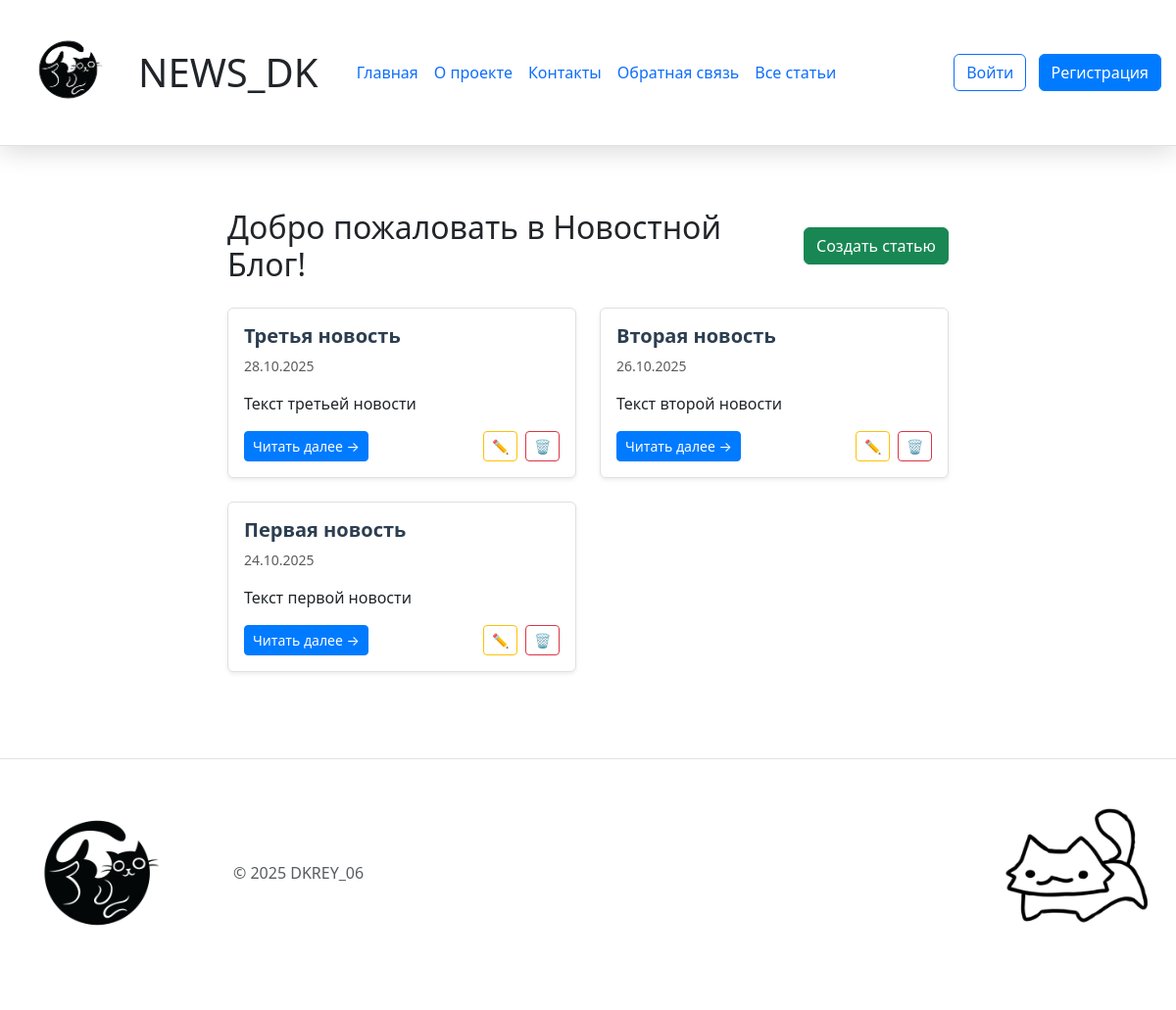
The page / on the database its author committed.
### 3.UPG_News_Blog_DK/models.py (models this page shows)
class Article(db.Model):
    __tablename__ = 'article'
    id = db.Column(db.Integer, primary_key=True)
    title = db.Column(db.String(200), nullable=False)
    text = db.Column(db.Text, nullable=False)
    created_date = db.Column(db.DateTime, default=datetime.now)
    user_id = db.Column(db.Integer, db.ForeignKey('user.id'), nullable=False)
    category = db.Column(db.String(50), nullable=False, default='general')
    comments = db.relationship('Comment', backref='article', lazy=True, cascade='all, delete-orphan')

### 3.UPG_News_Blog_DK/app.py (the view)
@app.route("/")
def index():
    articles = get_articles()
    return render_template('index.html', articles=articles)

### 3.UPG_News_Blog_DK/app.py (called while the page is built)
def get_articles(category=None):
    query = Article.query
    if category:
        query = query.filter_by(category=category)
    articles_from_db = query.order_by(Article.created_date.desc()).all()
    articles = []
    for article in articles_from_db:
        articles.append({
            'id': article.id,
            'title': article.title,
            'date': article.created_date,
            'preview': article.text[:100] + '...' if len(article.text) > 100 else article.text,
            'content': article.text,
            'author': article.author.name,
            'category': article.category
        })
    return articles

def get_categories():
    categories = db.session.query(Article.category).distinct().all()
    return [category[0] for category in categories]

@app.context_processor
def inject_today():
    return {'today': datetime.now().date()}

@app.context_processor
def inject_categories():
    categories = get_categories()
    return {'categories': categories}

@app.context_processor
def inject_current_user():
    return {'current_user': current_user}

### 3.UPG_News_Blog_DK/templates/index.html (shortened to what this page needs)
{% extends 'base.html' %}
{% block content %}
<div class="container">
	<div class="row align-items-center mb-4">
		<div class="col">
			<h2 class="mb-0">Добро пожаловать в Новостной Блог!</h2>
		</div>
		<div class="col-auto">
			<a href="{{ url_for('create_article') }}" class="btn btn-success">Создать статью</a>
		</div>
	</div>
	<div class="row">
		{% for article in articles %}
		<div class="col-lg-6 mb-4">
			<div class="card news-card h-100 shadow-sm">
				<div class="card-body d-flex flex-column">
					<div class="d-flex justify-content-between align-items-start mb-2">
						<h5 class="card-title mb-0">{{ article.title }}</h5>
					</div>
					<p class="card-text text-muted small mb-3">
						 {{ article.date.strftime('%d.%m.%Y') }}
					</p>
					<p class="card-text mb-3 flex-grow-1">{{ article.preview }}</p>
					<div class="mt-auto">
						<div class="d-flex justify-content-between align-items-center">
							<a href="{{ url_for('news', id=article.id) }}" class="btn btn-primary btn-sm">
								Читать далее →
							</a>
							<div>
								<a href="{{ url_for('edit_article', id=article.id) }}"
									class="btn btn-outline-warning btn-sm me-1">
									✏️
								</a>
								<form action="{{ url_for('delete_article', id=article.id) }}" method="POST"
									class="d-inline" onsubmit="return confirm('Удалить статью?')">
									<button type="submit" class="btn btn-outline-danger btn-sm">
										🗑️
									</button>
								</form>
							</div>
						</div>
					</div>
				</div>
			</div>
		</div>
		{% endfor %}
	</div>
</div>
{% endblock %}

### 3.UPG_News_Blog_DK/static/css/main.css (style rules this page uses)
body { background-color: white; }

### 3.UPG_News_Blog_DK/static/css/index.css (style rules this page uses)
.news-card { border: 1px solid #e0e0e0; transition: transform 0.2s ease-in-out; }
.card-title { color: #2c3e50; font-weight: 600; }
.btn-primary { background-color: #007bff; border-color: #007bff; }
h2 { margin-bottom: 50px; }

### rows shown on the page
Article: title "Третья новость", date "28.10.2025", preview "Текст третьей новости"
Article: title "Вторая новость", date "26.10.2025", preview "Текст второй новости"
Article: title "Первая новость", date "24.10.2025", preview "Текст первой новости"
